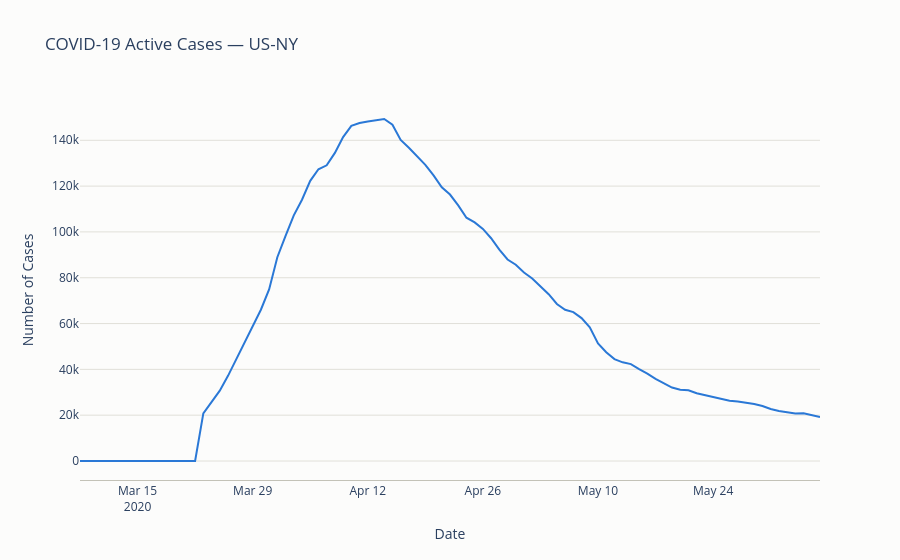

The cell this chart's notebook holds for it:
### Code cell
fig = go.Figure()
fig.add_trace(go.Scatter(
    x=data["date"],
    y=data["active_cases"],
    mode="lines",
    line=dict(width=2, color="#2a78d6"),
    hovertemplate="%{x|%b %d, %Y}<br>Cases: %{y:,}<extra></extra>",
))

fig.update_layout(
    title="COVID-19 Active Cases — US-NY",
    xaxis_title="Date",
    yaxis_title="Number of Cases",
    hovermode="x unified",
    template="plotly_white",
    plot_bgcolor="#fcfcfb",
    paper_bgcolor="#fcfcfb",
    xaxis=dict(showgrid=False, linecolor="#c3c2b7"),
    yaxis=dict(gridcolor="#e1e0d9", zeroline=False),
)

fig.show()
